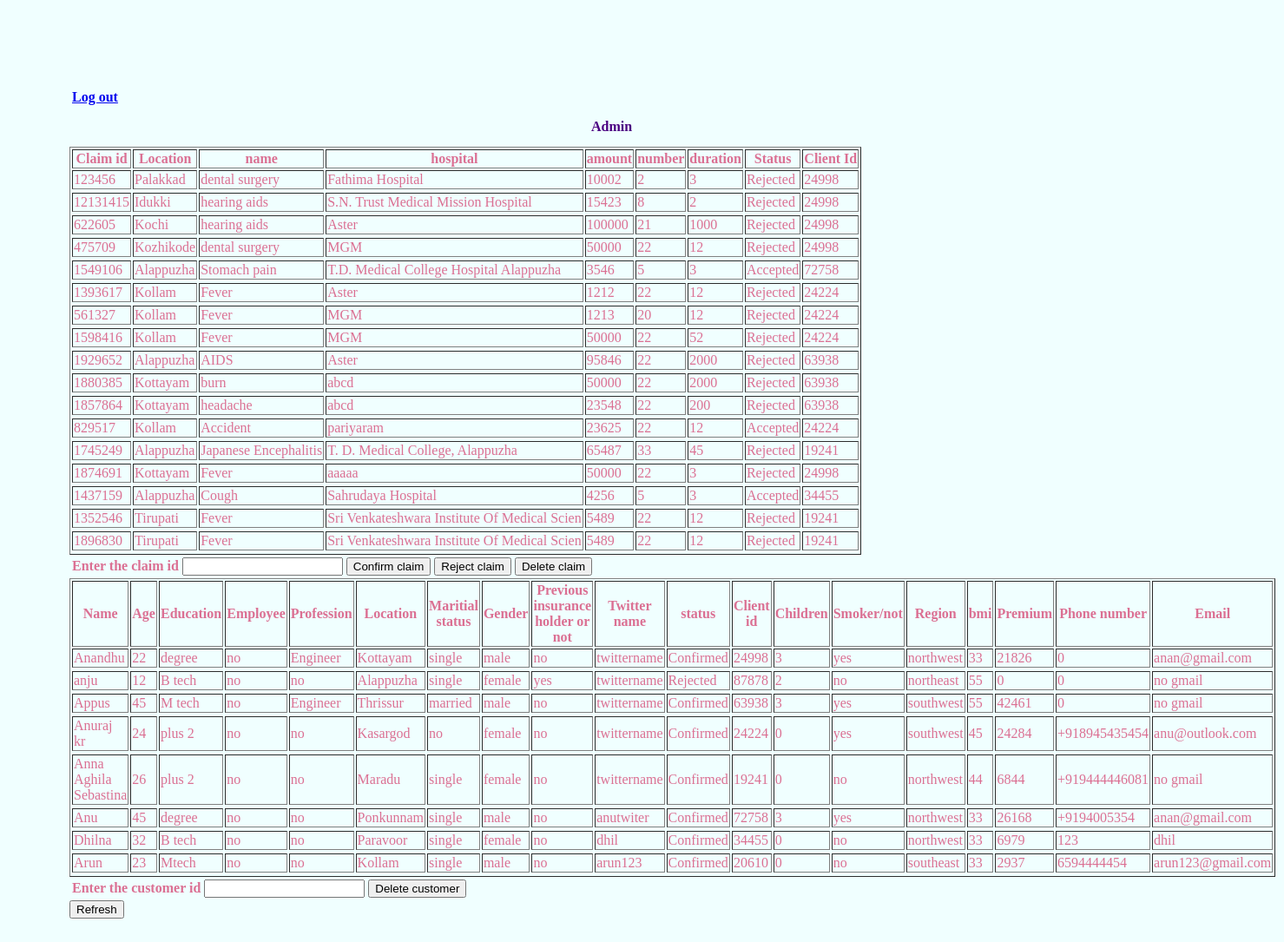
The app's page /admin.php with its own data.
### tables this page shows
CREATE TABLE IF NOT EXISTS `claim` (
  `cid` int(222) NOT NULL,
  `Location` varchar(22) NOT NULL,
  `id` int(22) NOT NULL,
  `name` varchar(22) DEFAULT NULL,
  `hospital` varchar(44) NOT NULL,
  `amount` int(30) NOT NULL,
  `number` int(22) NOT NULL,
  `duration` int(22) NOT NULL,
  `status` varchar(22) NOT NULL,
  `reason` varchar(60) NOT NULL,
  `date` varchar(10) NOT NULL,
  `smsstatus` varchar(22) NOT NULL DEFAULT 'no'
);

CREATE TABLE IF NOT EXISTS `register2` (
  `name` varchar(22) NOT NULL,
  `age` int(22) NOT NULL,
  `education` varchar(22) NOT NULL,
  `employee` varchar(22) NOT NULL,
  `profession` varchar(22) NOT NULL,
  `location` varchar(22) NOT NULL,
  `mar` varchar(22) NOT NULL,
  `gender` varchar(22) NOT NULL,
  `Pre` varchar(22) NOT NULL,
  `tweet` varchar(22) NOT NULL,
  `status` varchar(22) DEFAULT NULL,
  `id` int(30) DEFAULT NULL,
  `children` int(10) DEFAULT NULL,
  `smoker` varchar(10) DEFAULT NULL,
  `region` varchar(20) DEFAULT NULL,
  `bmi` int(20) DEFAULT NULL,
  `premium` int(20) DEFAULT NULL,
  `ph` varchar(22) NOT NULL,
  `mail` varchar(30) NOT NULL,
  `mailconfirm` varchar(22) NOT NULL DEFAULT 'no'
);

### admin.php (the view, shortened to what this page needs)
    <!doctype html>
    <html>
    <head>
    </head>
    <body>
	<table>
		 <tr>
		   <th><a href="http://localhost/AI/login.php"><center>Log out<center/></a></th>
		   </tr>
			</table>
   <?php
$sql="select * from claim";
$result=mysql_query($sql) or die($sql."<br/><br/>".mysql_error());;
			echo "<table border='1'>
	<tr>
	<th>Claim id</th>
	<th>Location</th>
	<th>name</th>
	<th>hospital</th>
	<th>amount</th>
	<th>number</th>
	<th>duration</th>
	<th>Status</th>
	<th>Client Id</th>
	</tr>";
		while ($row = mysql_fetch_array ($result)){
			echo "<tr>";
			echo "<td>" . $row['cid'] . "</td>";
			echo "<td>" . $row['Location'] . "</td>";
			echo "<td>" . $row['name'] . "</td>";
			echo "<td>" . $row['hospital'] . "</td>";
			echo "<td>" . $row['amount'] . "</td>";
			echo "<td>" . $row['number'] . "</td>";
			echo "<td>" . $row['duration'] . "</td>";
			echo "<td>" . $row['status'] . "</td>";
			echo "<td>" . $row['id'] . "</td>";
		}
    ?>
        <center><h2>Admin</h2></center>
		 <form action="" method="POST">
           <table>
		   <tr>
		   <th>Enter the claim id </th>
		   <th><input type="text" name="cid"></th>
		    <th align="centre"><input type="submit" value="Confirm claim" name="submitc" /> </th>
			 <th align="centre"><input type="submit" value="Reject claim" name="submitr" /> </th>
			 <th align="centre"><input type="submit" value="Delete claim" name="submitd" /> </th>
		  </tr>
	</form>
<?php
$sql="select * from register2";
$result=mysql_query($sql) or die($sql."<br/><br/>".mysql_error());;
			echo "<table border='1'>
	<tr>
	<th>Name</th>
	<th>Age</th>
	<th>Education</th>
	<th>Employee</th>
	<th>Profession</th>
	<th>Location</th>
	<th>Maritial status</th>
	<th>Gender</th>
	<th>Previous insurance holder or not</th>
	<th>Twitter name</th>
	<th>status</th>
	<th>Client id</th>
	<th>Children</th>
	<th>Smoker/not</th>
	<th>Region</th>
	<th>bmi</th>
	<th>Premium</th>
	<th>Phone number</th>
	<th>Email</th>
	</tr>";
		while ($row = mysql_fetch_array ($result)){
			if($row['id']!='999910'){
			echo "<tr>";
			echo "<td>" . $row['name'] . "</td>";
			echo "<td>" . $row['age'] . "</td>";
			echo "<td>" . $row['education'] . "</td>";
			echo "<td>" . $row['employee'] . "</td>";
			echo "<td>" . $row['profession'] . "</td>";
			echo "<td>" . $row['location'] . "</td>";
			echo "<td>" . $row['mar'] . "</td>";
			echo "<td>" . $row['gender'] . "</td>";
			echo "<td>" . $row['Pre'] . "</td>";
			echo "<td>" . $row['tweet'] . "</td>";
			echo "<td>" . $row['status'] . "</td>";
			echo "<td>" . $row['id'] . "</td>";
			echo "<td>" . $row['children'] . "</td>";
			echo "<td>" . $row['smoker'] . "</td>";
			echo "<td>" . $row['region'] . "</td>";
			echo "<td>" . $row['bmi'] . "</td>";
			echo "<td>" . $row['premium'] . "</td>";
			echo "<td>" . $row['ph'] . "</td>";
			echo "<td>" . $row['mail'] . "</td>";
			}
		}
?>
 <form action="" method="POST">
           <table>
		   <tr>
		   <th>Enter the customer id </th>
		   <th><input type="text" name="cid"></th>
		    <th align="centre"><input type="submit" value="Delete customer" name="submitcli" /> </th>
		  </tr>
	</form>
 <input type=button value="Refresh" onClick="window.location.reload()">
    </body>
    </html>

### admin.php (style rules this page uses)
body { margin-top: 100px; margin-bottom: 100px; margin-right: 150px; margin-left: 80px; background-color: azure ; color: palevioletred; font-family: verdana; font-size: 100% }
h2 { color: indigo; font-family: verdana; font-size: 100%; }

### records on screen
claim: cid "123456", Location "Palakkad", name "dental surgery", hospital "Fathima Hospital", amount "10002", number "2", duration "3", status "Rejected", id "24998"
claim: cid "12131415", Location "Idukki", name "hearing aids", hospital "S.N. Trust Medical Mission Hospital", amount "15423", number "8", duration "2", status "Rejected", id "24998"
claim: cid "622605", Location "Kochi", name "hearing aids", hospital "Aster", amount "100000", number "21", duration "1000", status "Rejected", id "24998"
claim: cid "475709", Location "Kozhikode", name "dental surgery", hospital "MGM", amount "50000", number "22", duration "12", status "Rejected", id "24998"
claim: cid "1549106", Location "Alappuzha", name "Stomach pain", hospital "T.D. Medical College Hospital Alappuzha", amount "3546", number "5", duration "3", status "Accepted", id "72758"
claim: cid "1393617", Location "Kollam", name "Fever", hospital "Aster", amount "1212", number "22", duration "12", status "Rejected", id "24224"
claim: cid "561327", Location "Kollam", name "Fever", hospital "MGM", amount "1213", number "20", duration "12", status "Rejected", id "24224"
claim: cid "1598416", Location "Kollam", name "Fever", hospital "MGM", amount "50000", number "22", duration "52", status "Rejected", id "24224"
claim: cid "1929652", Location "Alappuzha", name "AIDS", hospital "Aster", amount "95846", number "22", duration "2000", status "Rejected", id "63938"
claim: cid "1880385", Location "Kottayam", name "burn", hospital "abcd", amount "50000", number "22", duration "2000", status "Rejected", id "63938"
claim: cid "1857864", Location "Kottayam", name "headache", hospital "abcd", amount "23548", number "22", duration "200", status "Rejected", id "63938"
claim: cid "829517", Location "Kollam", name "Accident", hospital "pariyaram", amount "23625", number "22", duration "12", status "Accepted", id "24224"
claim: cid "1745249", Location "Alappuzha", name "Japanese Encephalitis", hospital "T. D. Medical College, Alappuzha", amount "65487", number "33", duration "45", status "Rejected", id "19241"
claim: cid "1874691", Location "Kottayam", name "Fever", hospital "aaaaa", amount "50000", number "22", duration "3", status "Rejected", id "24998"
claim: cid "1437159", Location "Alappuzha", name "Cough", hospital "Sahrudaya Hospital", amount "4256", number "5", duration "3", status "Accepted", id "34455"
claim: cid "1352546", Location "Tirupati", name "Fever", hospital "Sri Venkateshwara Institute Of Medical Scien", amount "5489", number "22", duration "12", status "Rejected", id "19241"
claim: cid "1896830", Location "Tirupati", name "Fever", hospital "Sri Venkateshwara Institute Of Medical Scien", amount "5489", number "22", duration "12", status "Rejected", id "19241"
register2: name "Anandhu", age "22", education "degree", employee "no", profession "Engineer", location "Kottayam", mar "single", gender "male", Pre "no", tweet "twittername", status "Confirmed", id "24998", children "3", smoker "yes", region "northwest", bmi "33", premium "21826", ph "0", mail "anan@gmail.com"
register2: name "anju", age "12", education "B tech", employee "no", profession "no", location "Alappuzha", mar "single", gender "female", Pre "yes", tweet "twittername", status "Rejected", id "87878", children "2", smoker "no", region "northeast", bmi "55", premium "0", ph "0", mail "no gmail"
register2: name "Appus", age "45", education "M tech", employee "no", profession "Engineer", location "Thrissur", mar "married", gender "male", Pre "no", tweet "twittername", status "Confirmed", id "63938", children "3", smoker "yes", region "southwest", bmi "55", premium "42461", ph "0", mail "no gmail"
register2: name "Anuraj kr", age "24", education "plus 2", employee "no", profession "no", location "Kasargod", mar "no", gender "female", Pre "no", tweet "twittername", status "Confirmed", id "24224", children "0", smoker "yes", region "southwest", bmi "45", premium "24284", ph "+918945435454", mail "anu@outlook.com"
register2: name "Anna Aghila Sebastina", age "26", education "plus 2", employee "no", profession "no", location "Maradu", mar "single", gender "female", Pre "no", tweet "twittername", status "Confirmed", id "19241", children "0", smoker "no", region "northwest", bmi "44", premium "6844", ph "+919444446081", mail "no gmail"
register2: name "Anu", age "45", education "degree", employee "no", profession "no", location "Ponkunnam", mar "single", gender "male", Pre "no", tweet "anutwiter", status "Confirmed", id "72758", children "3", smoker "yes", region "northwest", bmi "33", premium "26168", ph "+9194005354", mail "anan@gmail.com"
register2: name "Dhilna", age "32", education "B tech", employee "no", profession "no", location "Paravoor", mar "single", gender "female", Pre "no", tweet "dhil", status "Confirmed", id "34455", children "0", smoker "no", region "northwest", bmi "33", premium "6979", ph "123", mail "dhil"
register2: name "Arun", age "23", education "Mtech", employee "no", profession "no", location "Kollam", mar "single", gender "male", Pre "no", tweet "arun123", status "Confirmed", id "20610", children "0", smoker "no", region "southeast", bmi "33", premium "2937", ph "6594444454", mail "arun123@gmail.com"
